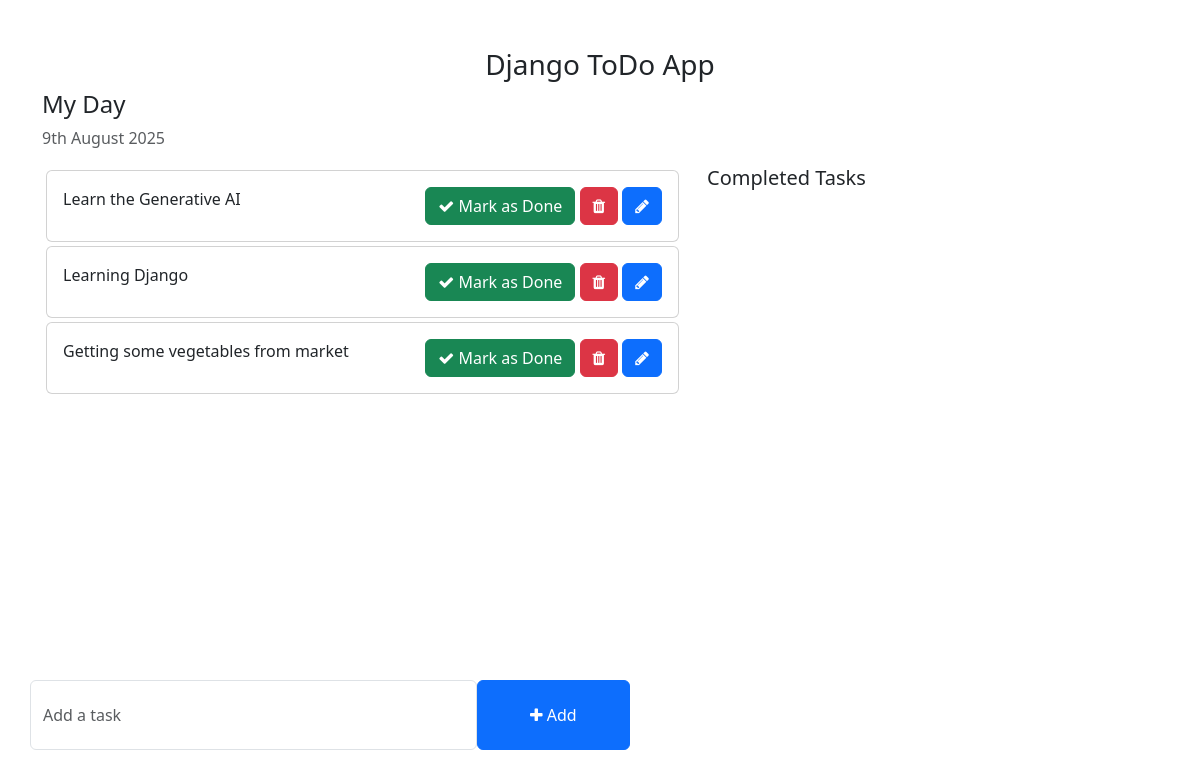
Before: / with the older database file.
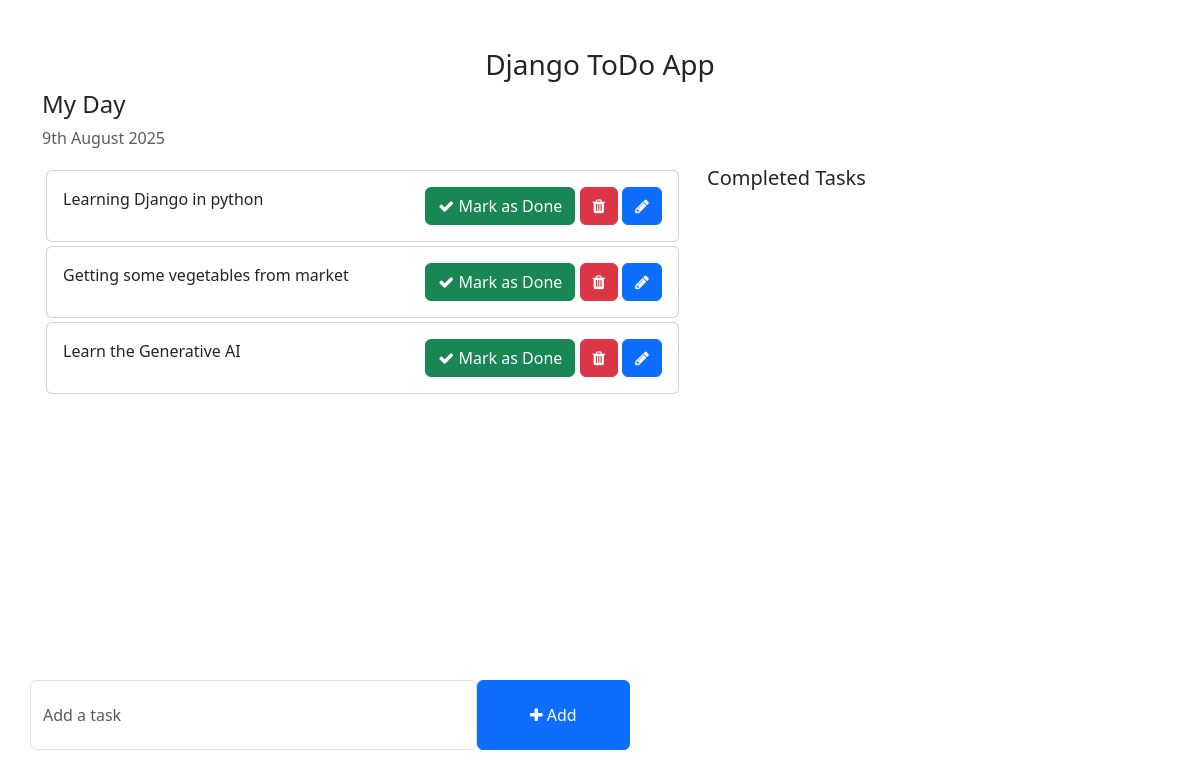
After: the same page with the newer database file.
### App/models.py (models this page shows)
class Task (models.Model):
    task = models.CharField(max_length=100)
    is_completed = models.BooleanField(default = False)
    created_at = models.DateTimeField(auto_now_add=True)
    updated_at = models.DateTimeField(auto_now = True)

### main/views.py (the view)
# urls.py: 2. Add a URL to urlpatterns:  path('', views.home, name='home')
def home(request):
    tasks = Task.objects.filter(is_completed = False).order_by('-updated_at')
    completed = Task.objects.filter(is_completed = True).order_by('-updated_at')
    context = {
        'tasks': tasks,
        'completed':completed,
    }
    return render (request, 'home.html', context)

### templates/home.html (shortened to what this page needs)
<!DOCTYPE html>
<html lang="en">
<head>
    <link href="https://cdn.jsdelivr.net/npm/bootstrap@5.3.0-alpha1/dist/css/bootstrap.min.css" rel="stylesheet">
    <link rel="stylesheet" href="https://cdnjs.cloudflare.com/ajax/libs/font-awesome/4.7.0/css/font-awesome.min.css">
</head>
<body>
    <div class="container">
        <h3 class="pt-5 text-center">Django ToDo App</h3>
        <div class="row">
            <h4>My Day</h4>
            <p class="text-muted">{% now "jS F Y" %}</p>
            <div class="col-md-7 col-lg-7" style="height: 450px; overflow: scroll;">
                {%for task in tasks %}
                <div class="card m-1">
                    <div class="card-body">
                        {{task.task}}
                        <span style="position: relative; float: right;">
                            <a href= "{% url 'done' task.pk %}" class="btn btn-success"><i class="fa fa-check"></i> Mark as Done</a>
                            <a href= "{% url 'delete' task.pk %}"class="btn btn-danger"><i class="fa fa-trash"></i></a>
                            <a href="{%url 'edit' task.pk%} " class="btn btn-primary"><i class="fa fa-pencil"></i></a>
                        </span>
                    </div>
                </div>
                {%endfor%}
            </div>
            <div class="col-md-5 col-lg-5">
                <h5>Completed Tasks</h5>
            </div>
        </div>
        <div class="row">
            <div class="col-md-6 col-lg-6 p-0" style="position: absolute; bottom: 50px;">
                <form action="{% url 'addTask'%}" method = "POST">
                    <div class="form-group">
                        <span style="display: flex;">
                            <input type="text" name = "task" class="form-control" placeholder="Add a task" required>
                            <button type= "submit" class="btn btn-primary" style="width: 200px;"><i class="fa fa-plus"></i> Add</button>
                        </span>
                    </div>
                </form>
            </div>
        </div>
    </div>
</body>
</html>

### templates/home.html (style rules this page uses)
.form-control { padding: 1.375rem .75rem !important; }

Changed rows visible on the page:
changed Task: task "Learning Django" → "Learning Django in python"
changed Task "Learn the Generative AI": moves down the list
